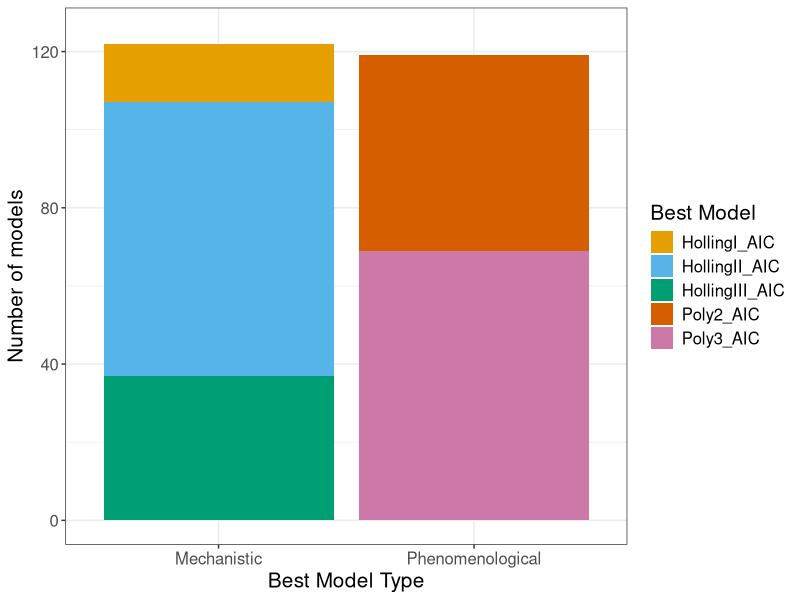
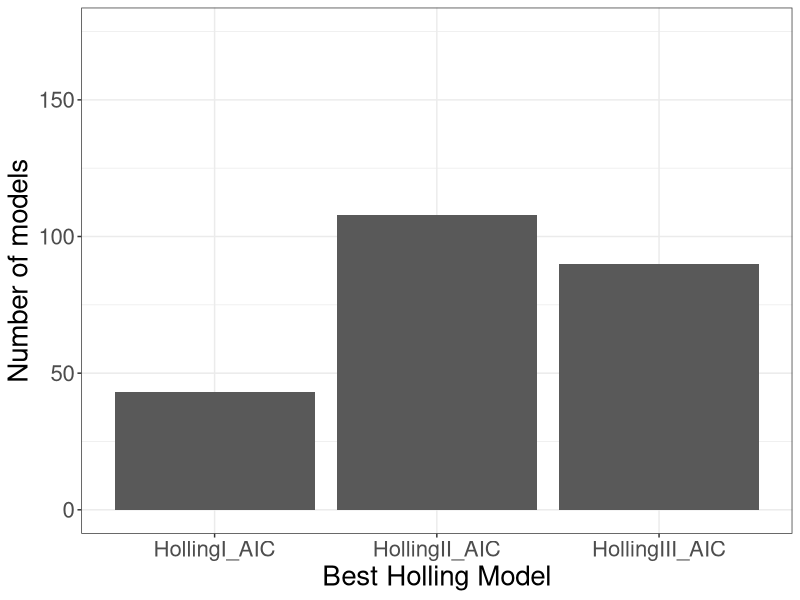
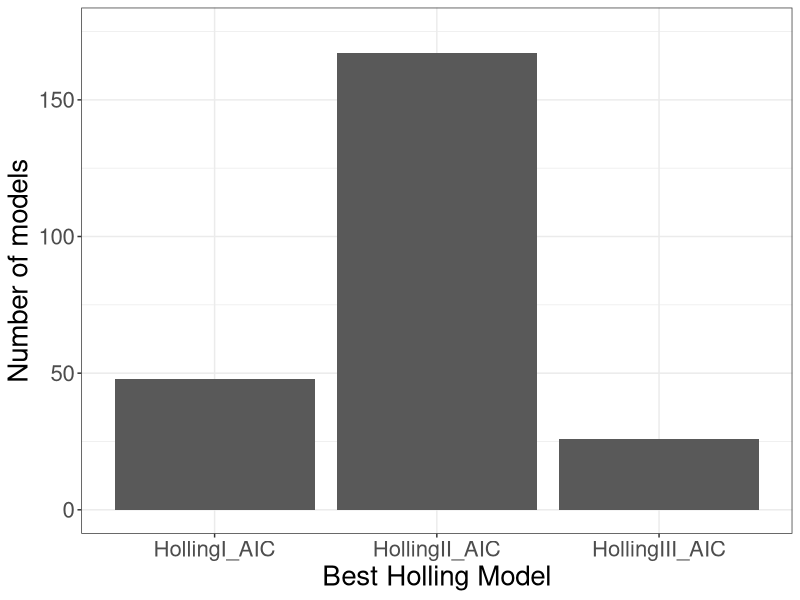
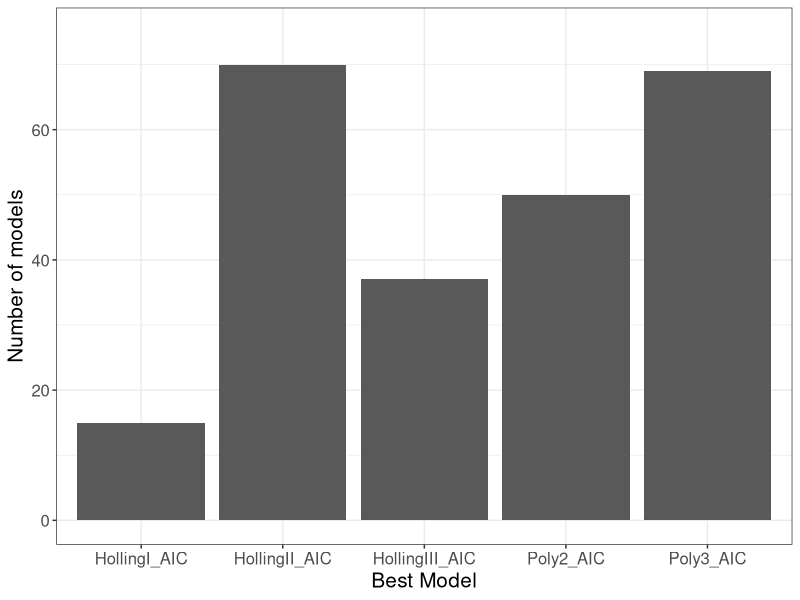
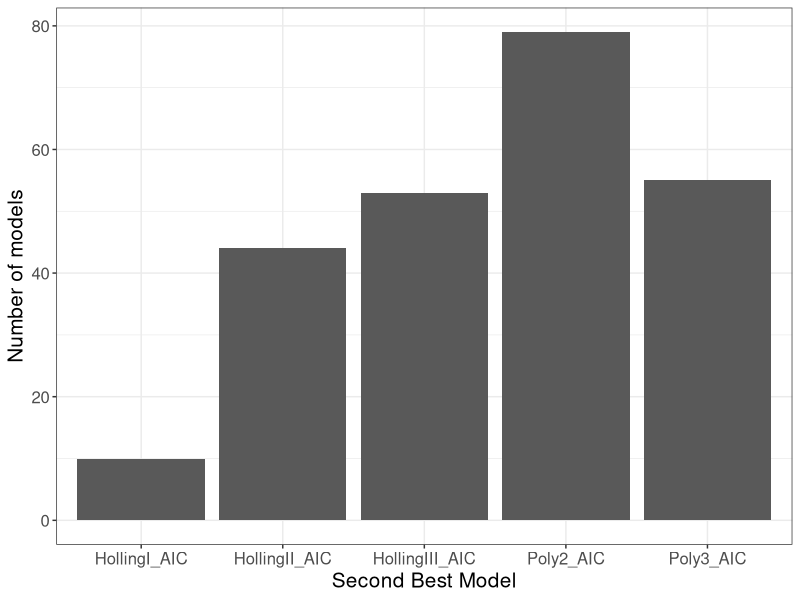
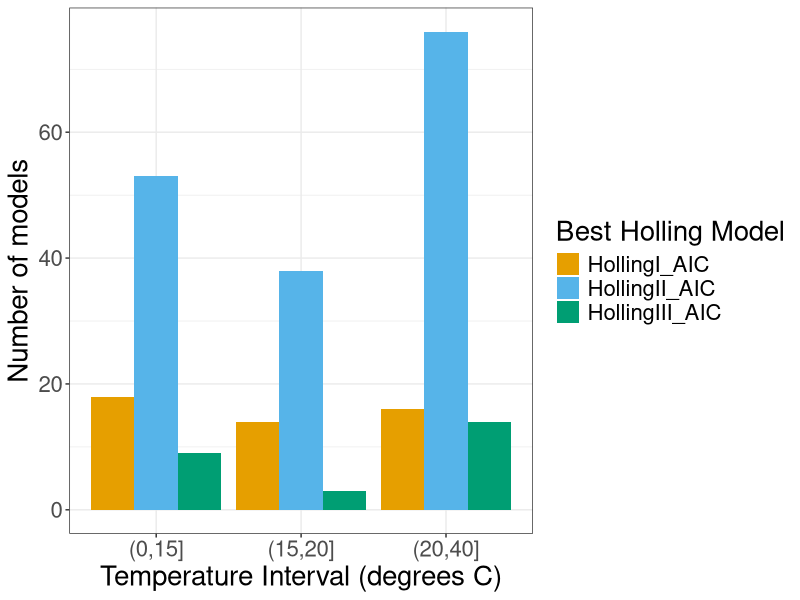
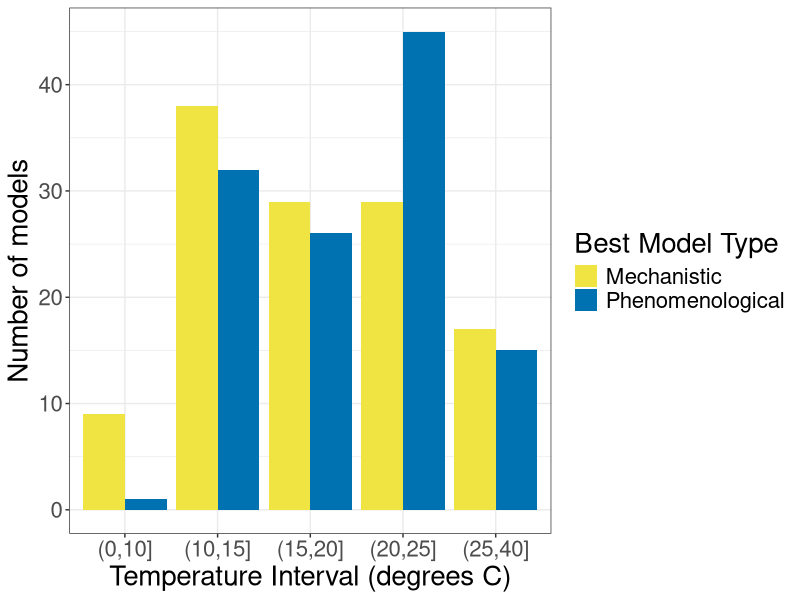
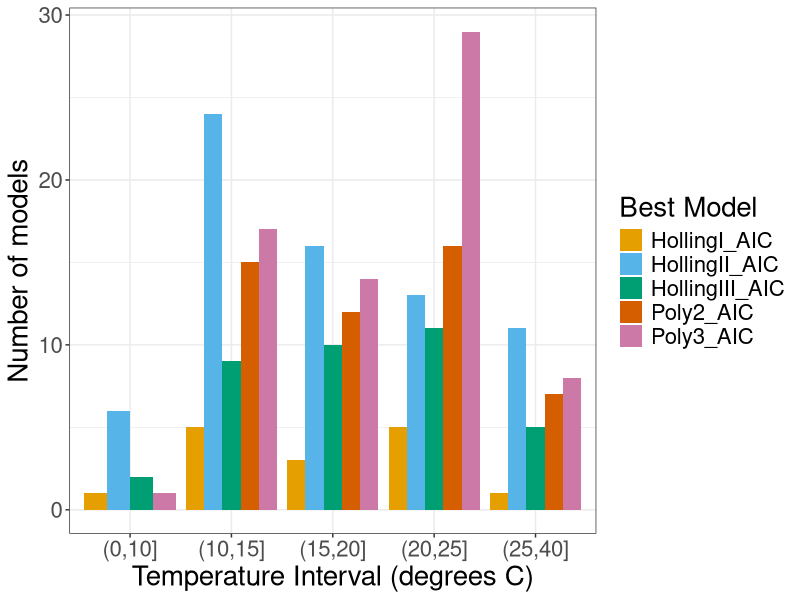

Source code (R) for these figures, in order:
#Author: Ruth Keane (ruth.keane19@imperial.ac.uk)
#Script: plotting.R
#Desc: plots graphs
#Arguments: none
#Input: none 
#Output: none
#Date: march 2020


library(ggplot2)

#colour palette
cbbPalette <- c("#000000", "#E69F00", "#56B4E9", "#009E73", "#F0E442", "#0072B2", "#D55E00", "#CC79A7")

if (dir.exists("../Results/Plots")==FALSE){
  dir.create("../Results/Plots")
}
#function to plot graphs
printgraph<-function(name){
  png(paste0("../Results/Plots/",substitute(name),".png"))
  print(name)
  dev.off()
}
#data
data<-read.csv("../Results/dataanalysiscrat.csv")

#subsetting
data1<-subset(data, aIp<0.05)
data2<-subset(data,hIIp<0.05 & aIIp<0.05)
data3a<-subset(data,aIIIp<0.05 )
data3h<-subset(data,hIIIp<0.05)
 
#temperature and parameter graphs
plot2conA<-ggplot()+geom_point(aes(ConTemp,log(aII)),color=cbbPalette[4],data=data2,size=4)+
   theme_bw()+xlab("Consumer Temperature (degrees C)")+ylab("log Search Rate")+theme(text = element_text(size=20))

plot2conH<-ggplot()+geom_point(aes(ConTemp,log(hII)),color=cbbPalette[2],data=data2,size=4)+
   theme_bw()+xlab("Consumer Temperature (degrees C)")+ylab("Handling Time")+theme(text = element_text(size=20))
 
plot1conA<-ggplot()+geom_point(aes(ConTemp,log(aI)),color=cbbPalette[4],data=data1,size=4)+
     theme_bw()+xlab("Consumer Temperature (degrees C)")+ylab("log Search Rate")+theme(text = element_text(size=20))
   
plot3conH<-ggplot()+geom_point(aes(ConTemp,log(hIII)),color=cbbPalette[2],data=data3h,size=4)+
     theme_bw()+xlab("Consumer Temperature (degrees C)")+ylab("Handling Time")+theme(text = element_text(size=20))

plot3conA<-ggplot()+geom_point(aes(ConTemp,log(aIII)),color=cbbPalette[4],data=data3a,size=4)+
     theme_bw()+xlab("Consumer Temperature (degrees C)")+ylab("log Search Rate")+theme(text = element_text(size=20))

#this graph shows that mechanistic is slightly better
modelbesttype<-ggplot(data=data,aes(x=best.model.type,fill=BestAIC))+geom_bar(stat="count")+
  theme_bw()+theme(text = element_text(size = 15))+xlab("Best Model Type")+ylab("Number of models")+ylim(0,125)+scale_fill_manual(values=c(cbbPalette[2:4],cbbPalette[7:8]),"Best Model")

#difference between holling and holling recal
modelbestholl<-ggplot(data=data, aes(BestAICHol))+xlab("Best Holling Model")+ylab("Number of models")+ylim(0,175)+theme_bw()+geom_bar()+theme(text = element_text(size = 20))
modelbesthollrecal<-ggplot(data=data, aes(BestAICHolRECAL))+xlab("Best Holling Model")+ylab("Number of models")+ylim(0,175)+theme_bw()+geom_bar()+theme(text = element_text(size = 20))
modelbest<-ggplot(data=data, aes(BestAIC))+geom_bar()+ylim(0,75)+theme_bw()+theme(text = element_text(size = 15))+xlab("Best Model")+ylab("Number of models")
modelsecondbest<-ggplot(data=data, aes(BestAIC_sec))+geom_bar()+theme_bw()+theme(text = element_text(size = 15))+xlab("Second Best Model")+ylab("Number of models")
#temperature model graph
tempmodel<-ggplot(data=data,aes(CUTCONTEMPTYPE,fill=BestAIC))+geom_bar(stat="count",position = position_dodge())+theme_bw()+theme(text = element_text(size = 20))+xlab("Temperature Interval (degrees C)")+ylab("Number of models")+scale_fill_manual(values=c(cbbPalette[2:4],cbbPalette[7:8]),"Best Model")
tempmodelrhol<-ggplot(data=data,aes(CUTCONTEMPHOLLING,fill=BestAICHolRECAL))+geom_bar(stat="count",position = position_dodge())+theme_bw()+theme(text = element_text(size = 20))+xlab("Temperature Interval (degrees C)")+ylab("Number of models")+scale_fill_manual(values=c(cbbPalette[2:4]),"Best Holling Model")
temppmodeltype<-ggplot(data=data,aes(CUTCONTEMPTYPE,fill=best.model.type))+geom_bar(stat="count",position = position_dodge())+theme_bw()+theme(text = element_text(size = 20))+xlab("Temperature Interval (degrees C)")+ylab("Number of models")+scale_fill_manual("Best Model Type",values=c(cbbPalette[5:6]))



printgraph(modelbesttype)
printgraph(modelbestholl)
printgraph(modelbesthollrecal)
printgraph(modelbest)
printgraph(modelsecondbest)
printgraph(tempmodelrhol)
printgraph(temppmodeltype)
printgraph(tempmodel)
printgraph(plot1conA)
printgraph(plot2conA)
printgraph(plot2conH)
printgraph(plot3conA)
printgraph(plot3conH)

